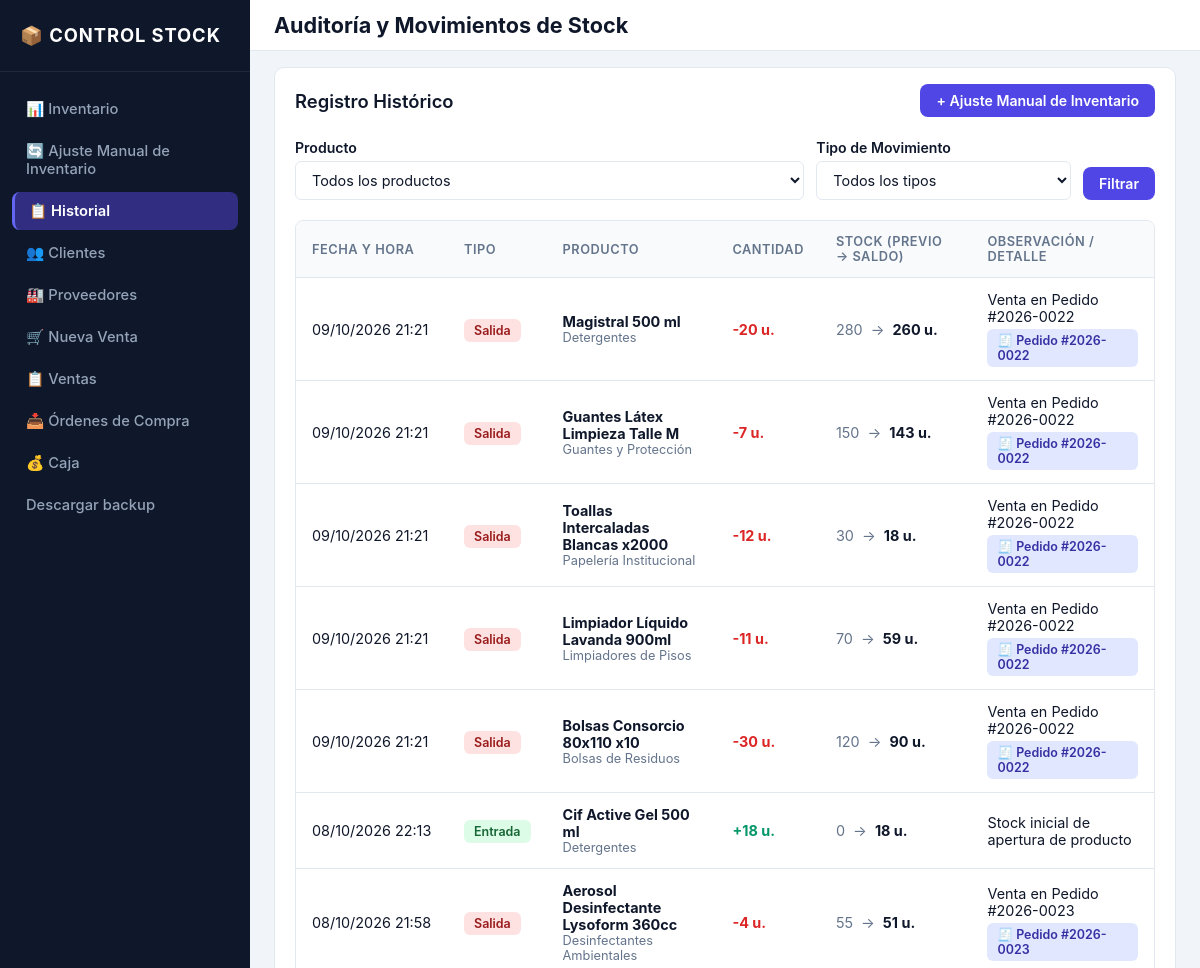
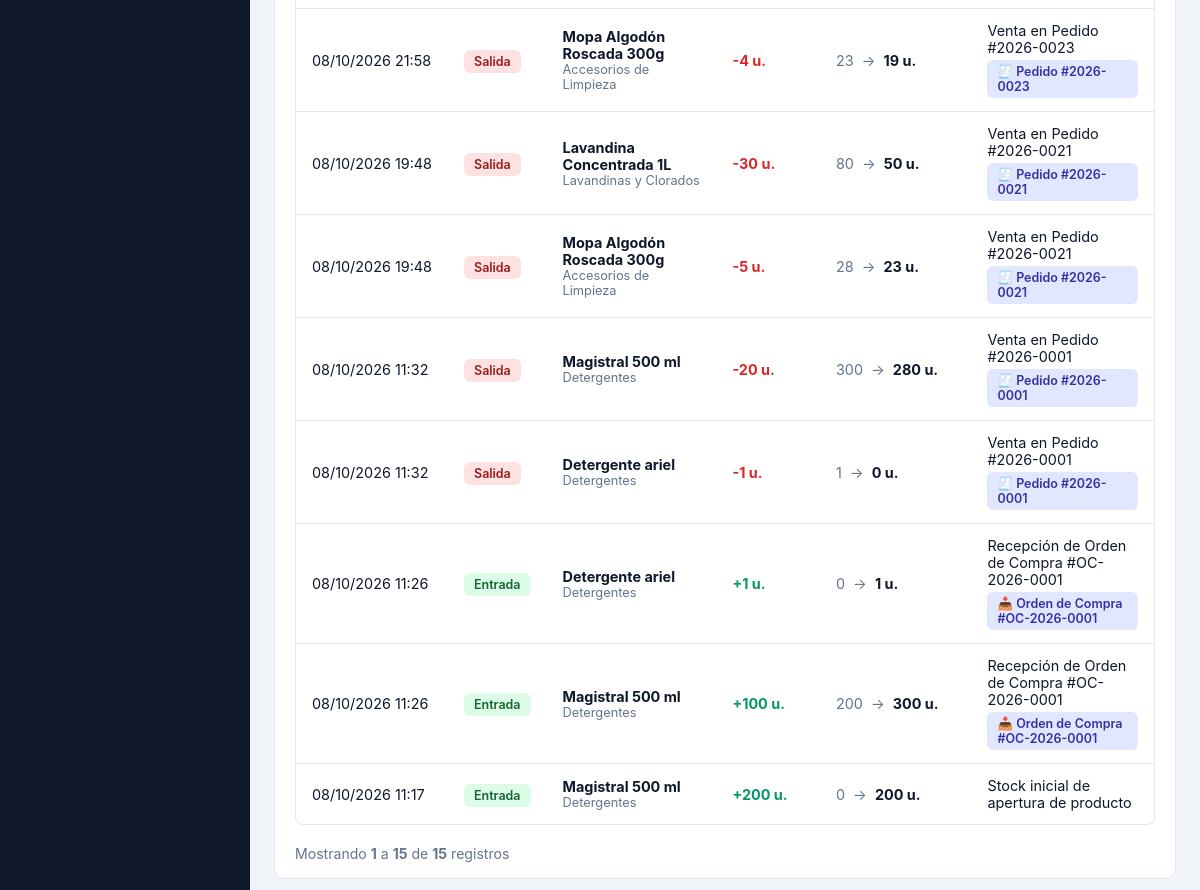
Screenshot of /movimientos/ with the database file from the repository (2 pictures, top to bottom).
### inventario/models.py (models this page shows, shortened)
class Movimiento(models.Model):
    class TipoMovimiento(models.TextChoices):
        ENTRADA = "ENTRADA", "Entrada"
        SALIDA = "SALIDA", "Salida"
        AJUSTE = "AJUSTE", "Ajuste"
    producto = models.ForeignKey(
        Producto,
        on_delete=models.PROTECT,
        related_name="movimientos",
        verbose_name="Producto",
    )
    tipo = models.CharField(
        max_length=10,
        choices=TipoMovimiento.choices,
        verbose_name="Tipo de Movimiento",
    )
    cantidad = models.PositiveIntegerField(
        validators=[MinValueValidator(1)],
        verbose_name="Cantidad",
        help_text="Cantidad de unidades involucradas en el movimiento.",
    )
    stock_anterior = models.PositiveIntegerField(
        default=0,
        verbose_name="Stock anterior",
    )
    stock_posterior = models.PositiveIntegerField(
        default=0,
        verbose_name="Stock posterior",
    )
    created_by = models.ForeignKey(
        settings.AUTH_USER_MODEL,
        on_delete=models.SET_NULL,
        null=True,
        blank=True,
        related_name="movimientos",
        verbose_name="Usuario / Creado por",
    )
    fecha = models.DateTimeField(default=timezone.now)
    observacion = models.CharField(
        max_length=255,
        blank=True,
        null=True,
        verbose_name="Observación",
    )
    pedido = models.ForeignKey(
        "Pedido",
        on_delete=models.SET_NULL,
        null=True,
        blank=True,
        related_name="movimientos",
        verbose_name="Pedido",
    )
    orden_compra = models.ForeignKey(
        "OrdenCompra",
        on_delete=models.SET_NULL,
        null=True,
        blank=True,
        related_name="movimientos",
        verbose_name="Orden de compra",
    )
    objects = MovimientoQuerySet.as_manager()
    class Meta:
        verbose_name = "Movimiento"
        verbose_name_plural = "Movimientos"
        ordering = ["-fecha"]

class Producto(models.Model):
    nombre = models.CharField(max_length=150, unique=True, verbose_name="Nombre")
    descripcion = models.TextField(blank=True, null=True, verbose_name="Descripcion")
    categoria = models.ForeignKey(
        Categoria, on_delete=models.PROTECT, related_name="productos",
        verbose_name="Categoria",
    )
    precio_unitario = models.DecimalField(
        max_digits=10,
        decimal_places=2,
        default=Decimal("0.00"),
        validators=[MinValueValidator(Decimal("0.00"))],
        verbose_name="Precio unitario",
    )
    stock_actual = models.PositiveIntegerField(default=0, verbose_name="Stock actual")
    stock_minimo = models.PositiveIntegerField(default=0, verbose_name="Stock minimo")
    activo = models.BooleanField(default=True, verbose_name="activo")
    fecha_creacion = models.DateTimeField(auto_now_add=True, verbose_name="Fecha de creación")
    fecha_actualizacion = models.DateTimeField(auto_now=True, verbose_name="Última actualización")
    class Meta:
        verbose_name = "Producto"
        verbose_name_plural = "Productos"
        ordering = ["nombre"]
        constraints = [
            models.CheckConstraint(
                condition=models.Q(stock_actual__gte=0),
                name="chk_stock_actual_no_negativo",
            ),
            models.CheckConstraint(
                condition=models.Q(stock_minimo__gte=0),
                name="chk_stock_minimo_no_negativo",
            ),
        ]

class Categoria(models.Model):
    nombre = models.CharField(max_length=100, unique=True, verbose_name="Nombre")
    class Meta:
        verbose_name = "Categoria"
        verbose_name_plural = "Categorias"
        ordering = ["nombre"]

class Pedido(models.Model):
    class EstadoPedido(models.TextChoices):
        CONFIRMADO = "CONFIRMADO", "Confirmado"
        CANCELADO = "CANCELADO", "Cancelado"
    numero_operacion = models.CharField(
        max_length=20,
        unique=True,
        verbose_name="Número de operación",
    )
    cliente = models.ForeignKey(
        Cliente,
        on_delete=models.PROTECT,
        related_name="pedidos",
        verbose_name="Cliente",
        null=True,
        blank=True,
    )
    cliente_nombre = models.CharField(max_length=150, blank=True, default="", verbose_name="Nombre del cliente al vender")
    cliente_tipo_documento = models.CharField(max_length=10, blank=True, default="", verbose_name="Tipo de documento al vender")
    cliente_numero_documento = models.CharField(max_length=20, blank=True, default="", verbose_name="Documento del cliente al vender")
    cliente_telefono = models.CharField(max_length=50, blank=True, default="", verbose_name="Teléfono del cliente al vender")
    fecha = models.DateTimeField(
        default=timezone.now,
        verbose_name="Fecha",
    )
    estado = models.CharField(
        max_length=15,
        choices=EstadoPedido.choices,
        default=EstadoPedido.CONFIRMADO,
        verbose_name="Estado",
    )
    observacion = models.TextField(
        blank=True,
        null=True,
        verbose_name="Observación",
    )
    fecha_creacion = models.DateTimeField(auto_now_add=True, verbose_name="Fecha de creación")
    fecha_actualizacion = models.DateTimeField(auto_now=True, verbose_name="Última actualización")
    class Meta:
        verbose_name = "Pedido"
        verbose_name_plural = "Pedidos"
        ordering = ["-fecha", "-id"]

class OrdenCompra(models.Model):
    class EstadoOrdenCompra(models.TextChoices):
        PENDIENTE = "PENDIENTE", "Pendiente"
        RECIBIDA = "RECIBIDA", "Recibida"
        CANCELADA = "CANCELADA", "Cancelada"
    numero_operacion = models.CharField(
        max_length=20,
        unique=True,
        verbose_name="Número de operación",
    )
    proveedor = models.ForeignKey(
        Proveedor,
        on_delete=models.PROTECT,
        related_name="ordenes_compra",
        verbose_name="Proveedor",
    )
    fecha = models.DateTimeField(default=timezone.now, verbose_name="Fecha")
    estado = models.CharField(
        max_length=15,
        choices=EstadoOrdenCompra.choices,
        default=EstadoOrdenCompra.PENDIENTE,
        verbose_name="Estado",
    )
    observacion = models.TextField(blank=True, verbose_name="Observación")
    fecha_creacion = models.DateTimeField(auto_now_add=True, verbose_name="Fecha de creación")
    fecha_actualizacion = models.DateTimeField(auto_now=True, verbose_name="Última actualización")
    class Meta:
        verbose_name = "Orden de compra"
        verbose_name_plural = "Órdenes de compra"
        ordering = ["-fecha", "-id"]

### inventario/views.py (the view)
# urls.py: path("movimientos/", views.movimiento_historial, name="movimiento_historial"),
def movimiento_historial(request):
    tipo_filtro = request.GET.get("tipo", "").strip()
    producto_filtro = request.GET.get("producto", "").strip()
    movimientos = Movimiento.objects.select_related(
        "producto__categoria",
        "created_by",
        "pedido",
        "orden_compra",
    ).all()
    if tipo_filtro:
        movimientos = movimientos.filter(tipo=tipo_filtro)
    if producto_filtro:
        movimientos = movimientos.filter(producto_id=producto_filtro)
    productos = Producto.objects.all().order_by("nombre")
    paginator = Paginator(movimientos, 20)
    page_number = request.GET.get("page")
    page_obj = paginator.get_page(page_number)
    return render(
        request,
        "inventario/movimiento_historial.html",
        {
            "movimientos": page_obj,
            "page_obj": page_obj,
            "productos": productos,
            "tipos": Movimiento.TipoMovimiento.choices,
            "tipo_seleccionado": tipo_filtro,
            "producto_seleccionado": producto_filtro,
        },
    )

### templates/inventario/movimiento_historial.html (shortened to what this page needs)
{% extends 'base.html' %}
{% block topbar_title %}Auditoría y Movimientos de Stock{% endblock %}
{% block content %}
<div class="card">
    <div class="card-header-flex">
        <h2 class="card-title">Registro Histórico</h2>
        <div class="action-bar">
            <a href="{% url 'movimiento_crear' %}" class="btn btn-primary">+ Ajuste Manual de Inventario</a>
        </div>
    </div>
    <form method="get" class="filter-form">
        <div class="filter-input-main">
            <label class="form-label">Producto</label>
            <select name="producto" class="form-control">
                <option value="">Todos los productos</option>
            </select>
        </div>
        <div class="filter-input-sec">
            <label class="form-label">Tipo de Movimiento</label>
            <select name="tipo" class="form-control">
                <option value="">Todos los tipos</option>
            </select>
        </div>
        <div>
            <button type="submit" class="btn btn-primary">Filtrar</button>
        </div>
    </form>
    <div class="table-responsive">
        <table>
            <thead>
                <tr>
                    <th>Fecha y Hora</th>
                    <th>Tipo</th>
                    <th>Producto</th>
                    <th>Cantidad</th>
                    <th>Stock (Previo → Saldo)</th>
                    <th>Observación / Detalle</th>
                </tr>
            </thead>
            <tbody>
                {% for m in movimientos %}
                <tr>
                    <td class="text-nowrap">{{ m.fecha|date:"d/m/Y H:i" }}</td>
                    <td>
                        {% if m.tipo == 'ENTRADA' %}
                            <span class="badge badge-success">Entrada</span>
                        {% elif m.tipo == 'SALIDA' %}
                            <span class="badge badge-danger">Salida</span>
                        {% elif m.tipo == 'AJUSTE' %}
                            <span class="badge badge-info">Ajuste</span>
                        {% else %}
                            <span class="badge">{{ m.get_tipo_display }}</span>
                        {% endif %}
                    </td>
                    <td>
                        <strong>{{ m.producto.nombre }}</strong>
                        {% if m.producto.categoria %}
                            <div class="form-desc">{{ m.producto.categoria.nombre }}</div>
                        {% endif %}
                    </td>
                    <td class="text-nowrap">
                        {% if m.tipo == 'ENTRADA' %}
                            <strong class="text-success">+{{ m.cantidad }} u.</strong>
                        {% elif m.tipo == 'SALIDA' %}
                            <strong class="text-danger">-{{ m.cantidad }} u.</strong>
                        {% else %}
                            <strong>{{ m.cantidad }} u.</strong>
                        {% endif %}
                    </td>
                    <td class="text-nowrap">
                        <span class="text-muted">{{ m.stock_anterior }}</span>
                        <span class="text-muted-aux">→</span>
                        <strong>{{ m.stock_posterior }} u.</strong>
                    </td>
                    <td>
                        {{ m.observacion|default:"—" }}
                        {% if m.pedido %}
                            <div>
                                <a href="{% url 'pedido_detalle' m.pedido.id %}" class="badge badge-info history-reference">
                                    🧾 Pedido #{{ m.pedido.numero_operacion }}
                                </a>
                            </div>
                        {% endif %}
                        {% if m.orden_compra %}
                            <div>
                                <a href="{% url 'orden_compra_detalle' m.orden_compra.id %}" class="badge badge-info history-reference">
                                    📥 Orden de Compra #{{ m.orden_compra.numero_operacion }}
                                </a>
                            </div>
                        {% endif %}
                    </td>
                </tr>
                {% empty %}
                <tr>
                    <td colspan="6" class="empty-row">No se encontraron movimientos registrados con los criterios seleccionados.</td>
                </tr>
                {% endfor %}
            </tbody>
        </table>
    </div>
    {% include 'inventario/includes/pagination.html' %}
</div>
{% endblock %}

### rows the page displays
Movimiento: fecha "09/10/2026 21:21", tipo "Salida", producto.nombre "Magistral 500 ml", producto.categoria.nombre "Detergentes", cantidad "20", stock_anterior "280", stock_posterior "260", observacion "Venta en Pedido #2026-0022", pedido.numero_operacion "2026-0022"
Movimiento: fecha "09/10/2026 21:21", tipo "Salida", producto.nombre "Guantes Látex Limpieza Talle M", producto.categoria.nombre "Guantes y Protección", cantidad "7", stock_anterior "150", stock_posterior "143", observacion "Venta en Pedido #2026-0022", pedido.numero_operacion "2026-0022"
Movimiento: fecha "09/10/2026 21:21", tipo "Salida", producto.nombre "Toallas Intercaladas Blancas x2000", producto.categoria.nombre "Papelería Institucional", cantidad "12", stock_anterior "30", stock_posterior "18", observacion "Venta en Pedido #2026-0022", pedido.numero_operacion "2026-0022"
Movimiento: fecha "09/10/2026 21:21", tipo "Salida", producto.nombre "Limpiador Líquido Lavanda 900ml", producto.categoria.nombre "Limpiadores de Pisos", cantidad "11", stock_anterior "70", stock_posterior "59", observacion "Venta en Pedido #2026-0022", pedido.numero_operacion "2026-0022"
Movimiento: fecha "09/10/2026 21:21", tipo "Salida", producto.nombre "Bolsas Consorcio 80x110 x10", producto.categoria.nombre "Bolsas de Residuos", cantidad "30", stock_anterior "120", stock_posterior "90", observacion "Venta en Pedido #2026-0022", pedido.numero_operacion "2026-0022"
Movimiento: fecha "08/10/2026 22:13", tipo "Entrada", producto.nombre "Cif Active Gel 500 ml", producto.categoria.nombre "Detergentes", cantidad "18", stock_anterior "0", stock_posterior "18", observacion "Stock inicial de apertura de producto"
Movimiento: fecha "08/10/2026 21:58", tipo "Salida", producto.nombre "Aerosol Desinfectante Lysoform 360cc", producto.categoria.nombre "Desinfectantes Ambientales", cantidad "4", stock_anterior "55", stock_posterior "51", observacion "Venta en Pedido #2026-0023", pedido.numero_operacion "2026-0023"
Movimiento: fecha "08/10/2026 21:58", tipo "Salida", producto.nombre "Mopa Algodón Roscada 300g", producto.categoria.nombre "Accesorios de Limpieza", cantidad "4", stock_anterior "23", stock_posterior "19", observacion "Venta en Pedido #2026-0023", pedido.numero_operacion "2026-0023"
Movimiento: fecha "08/10/2026 19:48", tipo "Salida", producto.nombre "Lavandina Concentrada 1L", producto.categoria.nombre "Lavandinas y Clorados", cantidad "30", stock_anterior "80", stock_posterior "50", observacion "Venta en Pedido #2026-0021", pedido.numero_operacion "2026-0021"
Movimiento: fecha "08/10/2026 19:48", tipo "Salida", producto.nombre "Mopa Algodón Roscada 300g", producto.categoria.nombre "Accesorios de Limpieza", cantidad "5", stock_anterior "28", stock_posterior "23", observacion "Venta en Pedido #2026-0021", pedido.numero_operacion "2026-0021"
Movimiento: fecha "08/10/2026 11:32", tipo "Salida", producto.nombre "Magistral 500 ml", producto.categoria.nombre "Detergentes", cantidad "20", stock_anterior "300", stock_posterior "280", observacion "Venta en Pedido #2026-0001", pedido.numero_operacion "2026-0001"
Movimiento: fecha "08/10/2026 11:32", tipo "Salida", producto.nombre "Detergente ariel", producto.categoria.nombre "Detergentes", cantidad "1", stock_anterior "1", stock_posterior "0", observacion "Venta en Pedido #2026-0001", pedido.numero_operacion "2026-0001"
Movimiento: fecha "08/10/2026 11:26", tipo "Entrada", producto.nombre "Detergente ariel", producto.categoria.nombre "Detergentes", cantidad "1", stock_anterior "0", stock_posterior "1", observacion "Recepción de Orden de Compra #OC-2026-0001", orden_compra.numero_operacion "OC-2026-0001"
Movimiento: fecha "08/10/2026 11:26", tipo "Entrada", producto.nombre "Magistral 500 ml", producto.categoria.nombre "Detergentes", cantidad "100", stock_anterior "200", stock_posterior "300", observacion "Recepción de Orden de Compra #OC-2026-0001", orden_compra.numero_operacion "OC-2026-0001"
Movimiento: fecha "08/10/2026 11:17", tipo "Entrada", producto.nombre "Magistral 500 ml", producto.categoria.nombre "Detergentes", cantidad "200", stock_anterior "0", stock_posterior "200", observacion "Stock inicial de apertura de producto"

### other values shown
{{ page_obj.start_index }} "1"
{{ page_obj.end_index }} "15"
{{ page_obj.paginator.count }} "15"
